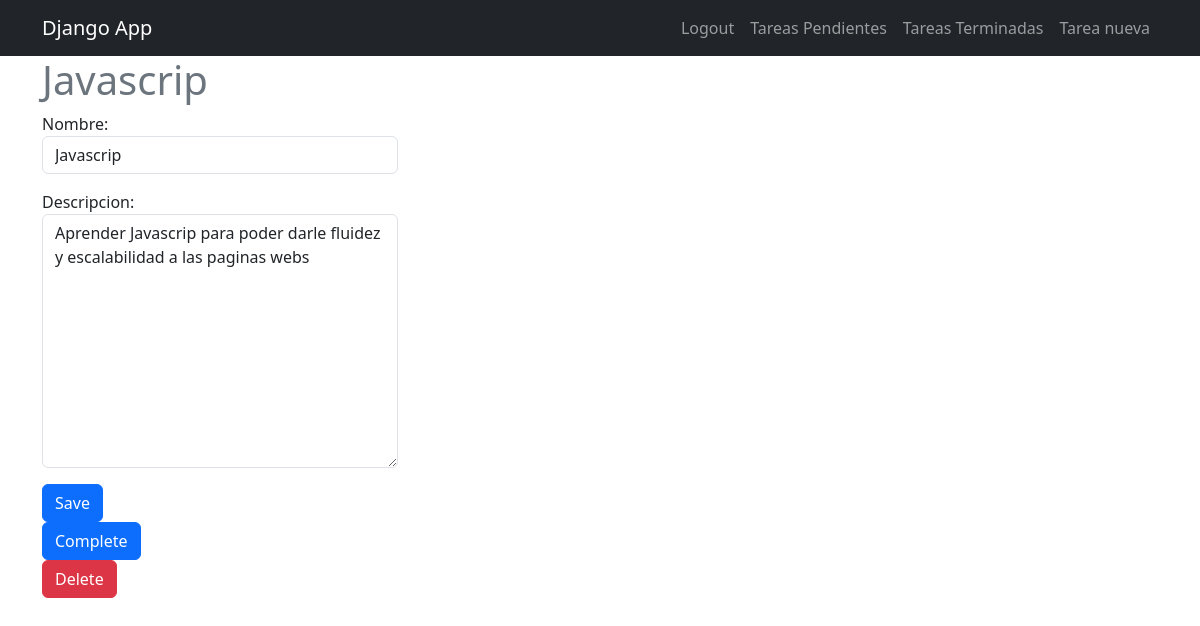
Page /tarea_detail/2/ (signed in) on the committed database.
### miapp/models.py (models this page shows, shortened)
class tareas(models.Model):
    nombre=models.CharField(max_length=200)
    descripcion=models.TextField()
    done=models.BooleanField(default=False)
    usuario=models.ForeignKey(User,on_delete=models.CASCADE)

### miapp/views.py (the view, shortened to what this page needs)
# urls.py: path('tarea_detail/<int:tareas_id>/', views.tarea_detail,name="tarea_detail"),
@login_required
def tarea_detail(request,tareas_id):
    if request.method=='GET':
        tarea=get_object_or_404(tareas,pk=tareas_id,usuario=request.user)
        form=taskform(instance=tarea)
        return render(request,'tarea_detail.html',{'tareas':tarea,'form':form})

### miapp/forms.py
class taskform(forms.ModelForm):
    class Meta:
        model=tareas
        fields=['nombre','descripcion']
        widgets={
            'nombre': forms.TextInput(attrs={'class':'form-control','placeholder':'Nombre de la tarea'}),
            'descripcion': forms.Textarea(attrs={'class':'form-control','placeholder':'Descripcion de la tarea'})
        }

### miapp/templates/tarea_detail.html (shortened to what this page needs)
{% extends 'base.html' %}
{% block content %}
<main class="container">
    <div class="row">
        <div class="col-md-4 offset md-4">
            <h1 class="text-secondary"> {{tareas.nombre}} </h1>
            <form method="POST">
                {{form.as_p}}
                <button class="btn btn-primary">
                    Save
                </button>
            </form>
            <form action="{% url 'complete_tarea' tareas.id %}" method="POST">
                <button class="btn btn-primary">
                    Complete
                </button>
            </form>
            <form action="{% url 'delete_tarea' tareas.id %}" method="POST">
                <button class="btn btn-danger">
                    Delete
                </button>
            </form>
        </div>
    </div>
</main>
{% endblock %}

### rows in the picture
tareas: nombre "Javascrip", descripcion "Aprender Javascrip para poder darle fluidez y escalabilidad a las paginas webs"
